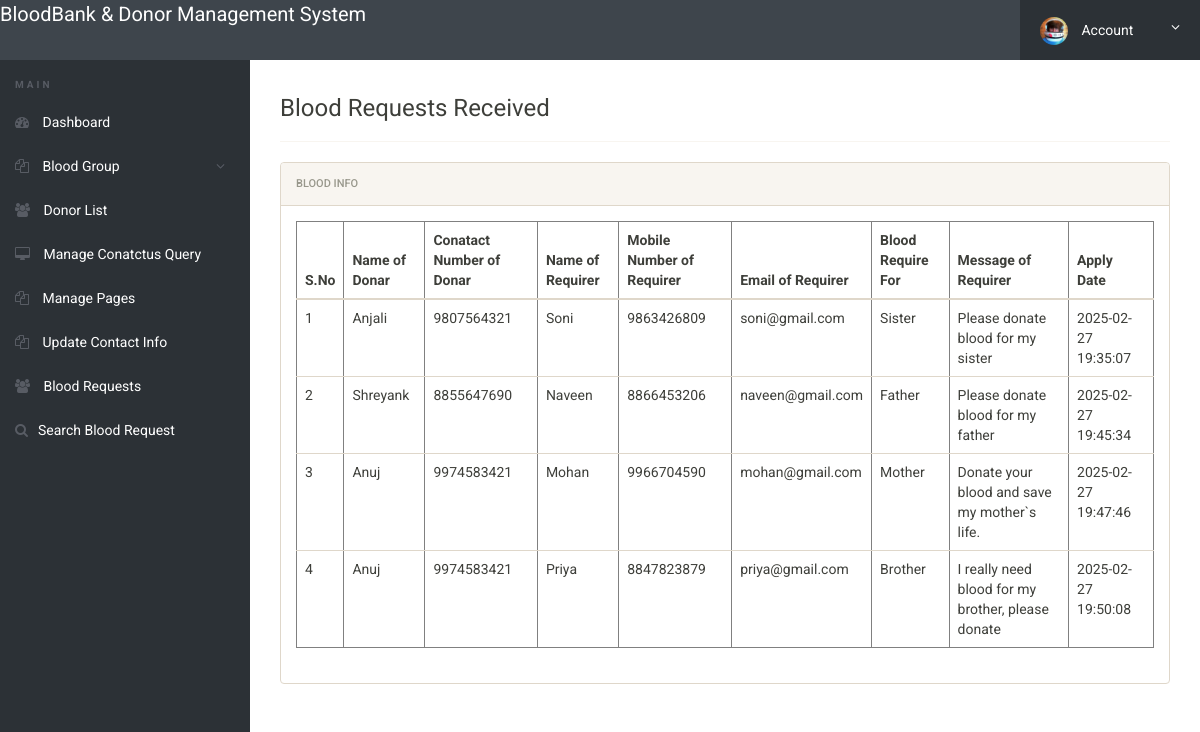
The page /admin/requests-received.php (signed in) on the database its author committed.
### tables this page shows
CREATE TABLE `tblbloodrequirer` (
  `ID` int(10) NOT NULL,
  `BloodDonarID` int(10) DEFAULT NULL,
  `name` varchar(250) DEFAULT NULL,
  `EmailId` varchar(250) DEFAULT NULL,
  `ContactNumber` bigint(10) DEFAULT NULL,
  `BloodRequirefor` varchar(250) DEFAULT NULL,
  `Message` mediumtext DEFAULT NULL,
  `ApplyDate` timestamp NULL DEFAULT current_timestamp()
);

CREATE TABLE `tblblooddonars` (
  `id` int(11) NOT NULL,
  `FullName` varchar(100) DEFAULT NULL,
  `MobileNumber` char(11) DEFAULT NULL,
  `EmailId` varchar(100) DEFAULT NULL,
  `Gender` varchar(20) DEFAULT NULL,
  `Age` int(11) DEFAULT NULL,
  `BloodGroup` varchar(20) DEFAULT NULL,
  `Address` varchar(255) DEFAULT NULL,
  `Message` mediumtext DEFAULT NULL,
  `PostingDate` timestamp NOT NULL DEFAULT current_timestamp(),
  `status` int(1) DEFAULT NULL,
  `Password` varchar(250) DEFAULT NULL
);

### admin/requests-received.php (the view, shortened to what this page needs)
<?php
include('includes/config.php');
if(strlen($_SESSION['alogin'])==0)
	{
header('location:index.php');
}
else{
 ?>
<!doctype html>
<html lang="en" class="no-js">
<head>
	<link rel="stylesheet" href="css/font-awesome.min.css">
	<link rel="stylesheet" href="css/bootstrap.min.css">
	<link rel="stylesheet" href="css/dataTables.bootstrap.min.css">
	<link rel="stylesheet" href="css/bootstrap-social.css">
	<link rel="stylesheet" href="css/bootstrap-select.css">
	<link rel="stylesheet" href="css/fileinput.min.css">
	<link rel="stylesheet" href="css/awesome-bootstrap-checkbox.css">
	<link rel="stylesheet" href="css/style.css">
</head>
<body>
	<?php include('includes/header.php');?>
	<div class="ts-main-content">
		<?php include('includes/leftbar.php');?>
		<div class="content-wrapper">
			<div class="container-fluid">
					<div class="col-md-12">
<h3> Blood Requests Received</h3>
<hr />
						<div class="panel panel-default">
							<div class="panel-heading">Blood Info</div>
							<div class="panel-body">
								<table border="1" class="table table-responsive">
                                    <thead>
                                         <tr>
                                         	<th>S.No</th>
                                          <th>Name of Donar</th>
                                          <th>Conatact Number of Donar</th>
                                            <th>Name of Requirer</th>
                                            <th>Mobile Number of Requirer</th>
                                            <th>Email of Requirer</th>
                                            <th>Blood Require For</th>
                                            <th>Message of Requirer</th>
                                            <th>Apply Date</th>
                                        </tr>
                                    </thead>
                                    <tbody>
                                        <tr><?php
$sql="SELECT tblbloodrequirer.BloodDonarID,tblbloodrequirer.name,tblbloodrequirer.EmailId,tblbloodrequirer.ContactNumber,tblbloodrequirer.BloodRequirefor,tblbloodrequirer.Message,tblbloodrequirer.ApplyDate,tblblooddonars.id as donid,tblblooddonars.FullName,tblblooddonars.MobileNumber from  tblbloodrequirer join tblblooddonars on tblblooddonars.id=tblbloodrequirer.BloodDonarID ";
$query = $dbh -> prepare($sql);
$query->execute();
$results=$query->fetchAll(PDO::FETCH_OBJ);
$cnt=1;
if($query->rowCount() > 0)
{
foreach($results as $row)
{               ?>
                                            <td><?php echo htmlentities($cnt);?></td>
                                            <td><?php  echo htmlentities($row->FullName);?></td>
                                            <td><?php  echo htmlentities($row->MobileNumber);?></td>
                                        <td><?php  echo htmlentities($row->name);?></td>
                                             <td><?php  echo htmlentities($row->ContactNumber);?></td>
                                             <td><?php  echo htmlentities($row->EmailId);?></td>
                                          <td><?php  echo htmlentities($row->BloodRequirefor);?></td>
                 <td><?php  echo htmlentities($row->Message);?>
                  </td>
                                            <td>
                                              <?php  echo htmlentities($row->ApplyDate);?>
                                            </td>
                                        </tr>
                                    <?php $cnt=$cnt+1;}}?>
                                    </tbody>
                                </table>
							</div>
						</div>
					</div>
				</div>
			</div>
		</div>
</body>
</html>
<?php } ?>

### admin/css/style.css (style rules this page uses)
html { font-size: 14px; }
@media only screen and (min-width: 480px) { html { font-size: 17px; } }
@media only screen and (min-width: 768px) { html { font-size: 14px; } }
body { font-size: 1em; }
.panel { overflow: hidden; }
.ts-main-content .content-wrapper { padding-top: 15px; margin-top: 60px; }
@media only screen and (min-width: 992px) { .ts-main-content .content-wrapper { margin-left: 250px; } }

### rows shown on the page
tblbloodrequirer: BloodDonarID.FullName "Anjali", BloodDonarID.MobileNumber "9807564321", name "Soni", ContactNumber "9863426809", EmailId "soni@gmail.com", BloodRequirefor "Sister", Message "Please donate blood for my sister", ApplyDate "2025-02-27 19:35:07"
tblbloodrequirer: BloodDonarID.FullName "Shreyank", BloodDonarID.MobileNumber "8855647690", name "Naveen", ContactNumber "8866453206", EmailId "naveen@gmail.com", BloodRequirefor "Father", Message "Please donate blood for my father", ApplyDate "2025-02-27 19:45:34"
tblbloodrequirer: BloodDonarID.FullName "Anuj", BloodDonarID.MobileNumber "9974583421", name "Mohan", ContactNumber "9966704590", EmailId "mohan@gmail.com", BloodRequirefor "Mother", Message "Donate your blood and save my mother`s life.", ApplyDate "2025-02-27 19:47:46"
tblbloodrequirer: BloodDonarID.FullName "Anuj", BloodDonarID.MobileNumber "9974583421", name "Priya", ContactNumber "8847823879", EmailId "priya@gmail.com", BloodRequirefor "Brother", Message "I really need blood for my brother, please donate", ApplyDate "2025-02-27 19:50:08"
